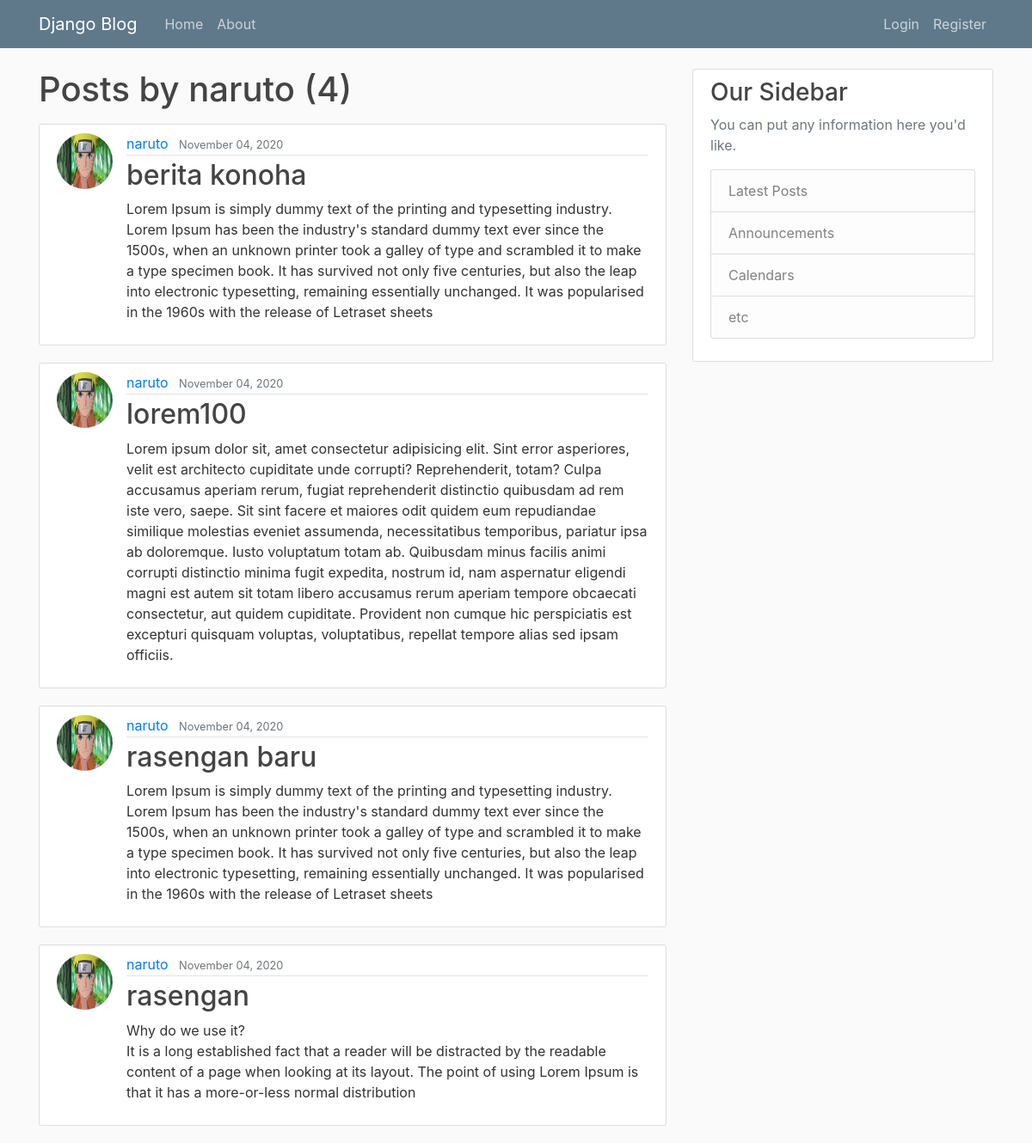
The page /user/naruto on the database its author committed.
### blog/models.py (models this page shows, shortened)
class Post(models.Model):
    title = models.CharField(max_length=100)
    content = models.TextField()
    date_posted = models.DateTimeField(default=timezone.now)
    author = models.ForeignKey(User, on_delete=models.CASCADE)

### users/models.py (models this page shows, shortened)
class Profile(models.Model):
    user = models.OneToOneField(User, on_delete=models.CASCADE)
    image = models.ImageField(default='default.jpg', upload_to='profile_pics')

### blog/views.py (the view)
# urls.py: path('user/<str:username>', UserPostListView.as_view(), name='user-posts'),
class UserPostListView(ListView):
    model = Post
    template_name = 'blog/user_posts.html'  # <app>/<model>_<viewtype>.html
    context_object_name = 'posts'
    paginate_by = 5
    def get_queryset(self):
        user = get_object_or_404(User, username=self.kwargs.get('username'))
        return Post.objects.filter(author=user).order_by('-date_posted')

### blog/templates/blog/user_posts.html (shortened to what this page needs)
{% extends "blog/base.html" %}
{% block content %}
    <h1 class="mb-3">Posts by {{ view.kwargs.username }} ({{ page_obj.paginator.count }})</h1>
    {% for post in posts %}
        <article class="media content-section">
          <img class="rounded-circle article-img" src="{{ post.author.profile.image.url }}">
          <div class="media-body">
            <div class="article-metadata">
              <a class="mr-2" href="{% url 'user-posts' post.author.username %}">{{ post.author }}</a>
              <small class="text-muted">{{ post.date_posted|date:"F d, Y" }}</small>
            </div>
            <h2><a class="article-title" href="{% url 'post-detail' post.id %}">{{ post.title }}</a></h2>
            <p class="article-content">{{ post.content }}</p>
          </div>
        </article>
    {% endfor %}
{% endblock content %}

### blog/templates/blog/base.html (shortened to what this page needs)
{% load static %}
<!DOCTYPE html>
<html>
<head>
    <link rel="stylesheet" href="https://maxcdn.bootstrapcdn.com/bootstrap/4.0.0/css/bootstrap.min.css">
    <link rel="stylesheet" type="text/css" href="{% static 'blog/main.css' %}">
</head>
<body>
    <header class="site-header">
      <nav class="navbar navbar-expand-md navbar-dark bg-steel fixed-top">
        <div class="container">
          <a class="navbar-brand mr-4" href="{% url 'blog-home' %}">Django Blog</a>
          <div class="collapse navbar-collapse" id="navbarToggle">
            <div class="navbar-nav mr-auto">
              <a class="nav-item nav-link" href="{% url 'blog-home' %}">Home</a>
              <a class="nav-item nav-link" href="{% url 'blog-about' %}">About</a>
            </div>
            <div class="navbar-nav">
              {% if user.is_authenticated %}
                <a class="nav-item nav-link" href="{% url 'post-create' %}">New Post</a>
                <a class="nav-item nav-link" href="{% url 'profile' %}">Profile</a>
                <a class="nav-item nav-link" href="{% url 'logout' %}">Logout</a>
              {% else %}
                <a class="nav-item nav-link" href="{% url 'login' %}">Login</a>
                <a class="nav-item nav-link" href="{% url 'register' %}">Register</a>
              {% endif %}
            </div>
          </div>
        </div>
      </nav>
    </header>
    <main role="main" class="container">
      <div class="row">
        <div class="col-md-8">
          {% block content %}{% endblock %}
        </div>
        <div class="col-md-4">
          <div class="content-section">
            <h3>Our Sidebar</h3>
            <p class='text-muted'>You can put any information here you'd like.
              <ul class="list-group">
                <li class="list-group-item list-group-item-light">Latest Posts</li>
                <li class="list-group-item list-group-item-light">Announcements</li>
                <li class="list-group-item list-group-item-light">Calendars</li>
                <li class="list-group-item list-group-item-light">etc</li>
              </ul>
            </p>
          </div>
        </div>
      </div>
    </main>
</body>
</html>

### blog/static/blog/main.css (style rules this page uses)
body { background: #fafafa; color: #333333; margin-top: 5rem; }
h1, h2, h3, h4, h5, h6 { color: #444444; }
ul { margin: 0; }
.bg-steel { background-color: #5f788a; }
.site-header .navbar-nav .nav-link { color: #cbd5db; }
.content-section { background: #ffffff; padding: 10px 20px; border: 1px solid #dddddd; border-radius: 3px; margin-bottom: 20px; }
.article-title { color: #444444; }
.article-content { white-space: pre-line; }
.article-img { height: 65px; width: 65px; margin-right: 16px; }
.article-metadata { padding-bottom: 1px; margin-bottom: 4px; border-bottom: 1px solid #e3e3e3 }

### rows shown on the page
Post: author.profile.image (picture), author "naruto", date_posted "November 04, 2020", title "berita konoha", content "Lorem Ipsum is simply dummy text of the printing and typesetting industry. Lorem Ipsum has been the industry's standard dummy text ever since the 1500s, when an unknown printer took a galley of type and scrambled it to make a type specimen book. It has survived not only five centuries, but also the leap into electronic typesetting, remaining essentially unchanged. It was popularised in the 1960s with the release of Letraset sheets"
Post: author.profile.image (picture), author "naruto", date_posted "November 04, 2020", title "lorem100", content "Lorem ipsum dolor sit, amet consectetur adipisicing elit. Sint error asperiores, velit est architecto cupiditate unde corrupti? Reprehenderit, totam? Culpa accusamus aperiam rerum, fugiat reprehenderit distinctio quibusdam ad rem iste vero, saepe. Sit sint facere et maiores odit quidem eum repudiandae similique molestias eveniet assumenda, necessitatibus temporibus, pariatur ipsa ab doloremque. Iusto voluptatum totam ab. Quibusdam minus facilis animi corrupti distinctio minima fugit expedita, nostrum id, nam aspernatur eligendi magni est autem sit totam libero accusamus rerum aperiam tempore obcaecati consectetur, aut quidem cupiditate. Provident non cumque hic perspiciatis est excepturi…"
Post: author.profile.image (picture), author "naruto", date_posted "November 04, 2020", title "rasengan baru", content "Lorem Ipsum is simply dummy text of the printing and typesetting industry. Lorem Ipsum has been the industry's standard dummy text ever since the 1500s, when an unknown printer took a galley of type and scrambled it to make a type specimen book. It has survived not only five centuries, but also the leap into electronic typesetting, remaining essentially unchanged. It was popularised in the 1960s with the release of Letraset sheets"
Post: author.profile.image (picture), author "naruto", date_posted "November 04, 2020", title "rasengan", content "Why do we use it? It is a long established fact that a reader will be distracted by the readable content of a page when looking at its layout. The point of using Lorem Ipsum is that it has a more-or-less normal distribution"

### other values the page prints
{{ view.kwargs.username }} "naruto"
{{ page_obj.paginator.count }} "4"
